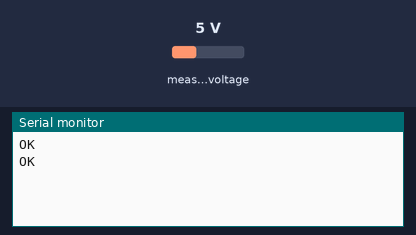
The sketch below on a simulated Raspberry Pi Pico. On the bench: the last lines printed to the serial monitor. The inputs (shaded band) are chosen by the test bench; at power-on: measured voltage 5 V.

Above: at 10.8 s.
10.9 s: measured voltage set to 3.8 V
At 15.7 s:
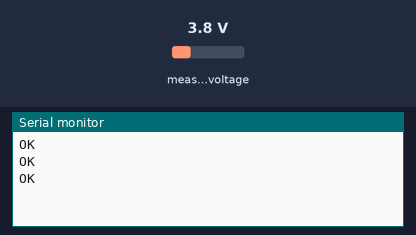
18.4 s: measured voltage set to 3.5 V
At 20.7 s:
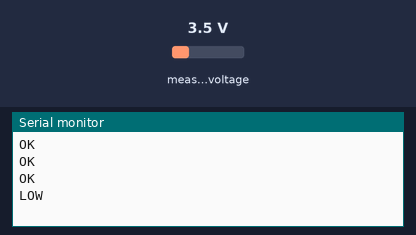
26.5 s: measured voltage set to 3 V
At 30.7 s:
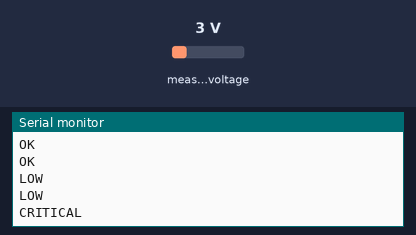

The sketch:

combined_132.ino
```cpp
// snippet: combined_132
// tags: combined, multi-sensor, millis, adafruit_ina219
// boards: avr, esp32, megaavr, nano33iot, romi32u4, rp2040
// library: Adafruit_INA219
// description: Battery monitor with INA219 over I2C
// prompts: battery, monitor, ina219, declare, adafruit_ina219, ina219
// verified: compile-only
// source: kd-generated (id 132)
// exact-include: Wire.h, Adafruit_INA219.h

#include <Wire.h>
#include <Adafruit_INA219.h>

Adafruit_INA219 ina219;
float voltage;

void setup() {
  Serial.begin(9600);
  while (!Serial && millis() < 3000);
  if (!ina219.begin()) {
    Serial.println("INA219 not found");
    while (1);
  }
}

void loop() {
  static unsigned long prevMs = 0;
  const unsigned long INTERVAL = 5000;  // 5 seconds

  unsigned long now = millis();
  if (now - prevMs >= INTERVAL) {
    prevMs = now;

    voltage = ina219.getBusVoltage_V();

    if (voltage < 3.3) {
      Serial.println("CRITICAL");
    } else if (voltage < 3.7) {
      Serial.println("LOW");
    } else {
      Serial.println("OK");
    }
  }
}
```

Measured:
- the behaviour switches between 3.7 and 3.6 V on measured voltage (found by bisection; images 1 and 2)
- the behaviour switches between 3.4 and 3.3 V on measured voltage (found by bisection; images 2 and 3)
- after the input at 18.4 s, the serial monitor: prints a new line after 1.6 s (image 2)
- after the input at 26.5 s, the serial monitor: prints a new line after 3.5 s (image 3)
